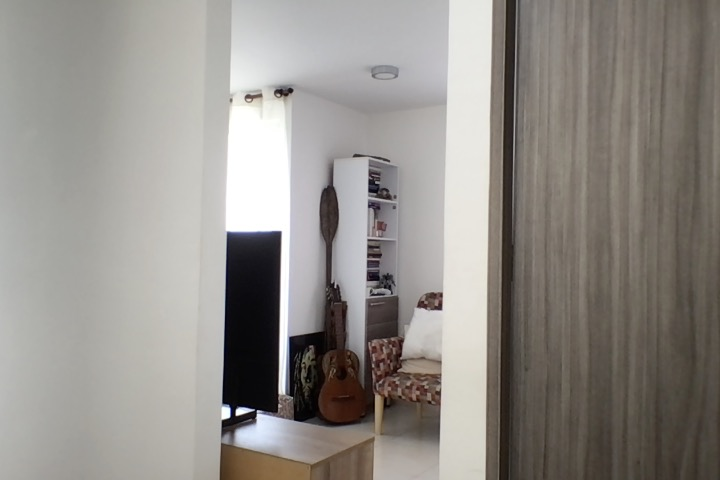
#> input picture foto_capturada1.jpg, 720 x 480 px, given in place of the camera
$ python colorInvisible.py
#> lines starting #> are read from the running program, lines starting #| are printed output that depends on the picture; after the words box and inside, x2 and y2 are one past the last pixel; in counts of white or black regions, pixels touching at a corner belong together
import cv2
import numpy as np

cap = cv2.VideoCapture()

bg = None

rojoBajo1 = np.array([0, 150, 40], np.uint8)
rojoAlto1 = np.array([8, 255, 255], np.uint8)
rojoBajo2 = np.array([170, 150, 40], np.uint8)
rojoAlto2 = np.array([180, 255, 255], np.uint8)

while True:

	ret, frame = cap.read()
#> frame is the input picture: shape (480, 720, 3); mean B, G, R 137.1, 142.2, 146.4
	if ret == False: break

	if bg is None:
		bg = frame

	frameHSV = cv2.cvtColor(frame, cv2.COLOR_BGR2HSV)
#> frameHSV: shape (480, 720, 3); mean H, S, V 37.5, 26.4, 147.1
	maskRojo1 = cv2.inRange(frameHSV, rojoBajo1, rojoAlto1)
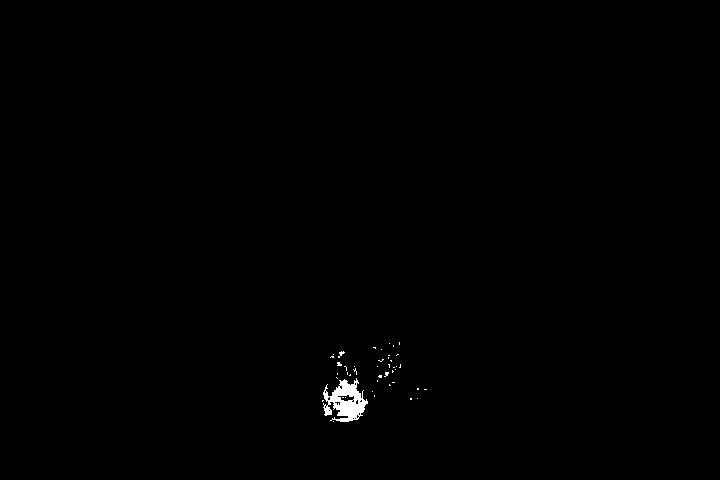
#> maskRojo1: shape (480, 720); 0.36% white; 44 white regions (42 under 20 px), largest, box (x1, y1, x2, y2) and area: (323, 378, 368, 422) 1074, (338, 351, 345, 358) 21
	maskRojo2 = cv2.inRange(frameHSV, rojoBajo2, rojoAlto2)
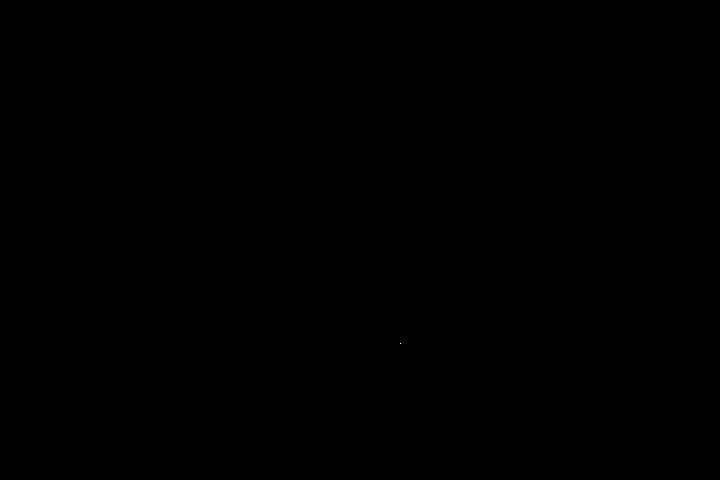
#> maskRojo2: shape (480, 720); 0% white in thin lines or dots, all inside (x1, y1, x2, y2) = (400, 343, 401, 344)
	mask = cv2.add(maskRojo1,maskRojo2)
	mask = cv2.medianBlur(mask, 13)
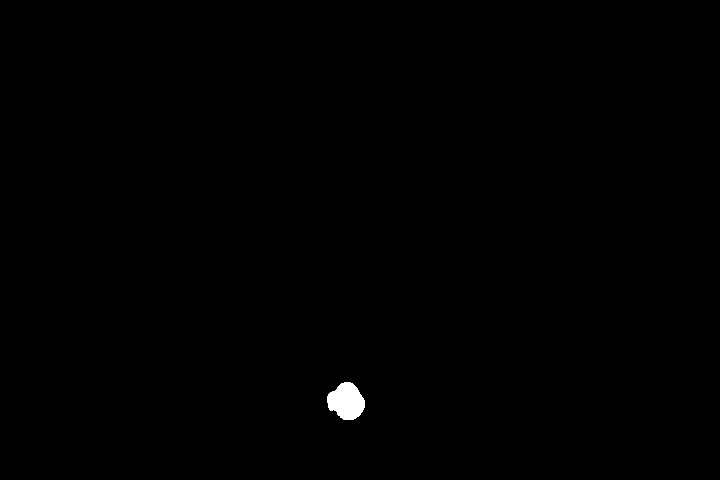
#> mask: shape (480, 720); 0.3% white; 1 white region, box (x1, y1, x2, y2) and area: (327, 382, 365, 420) 1038
	kernel = np.ones((5,5),np.uint8)
	mask = cv2.dilate(mask, kernel, iterations=2)
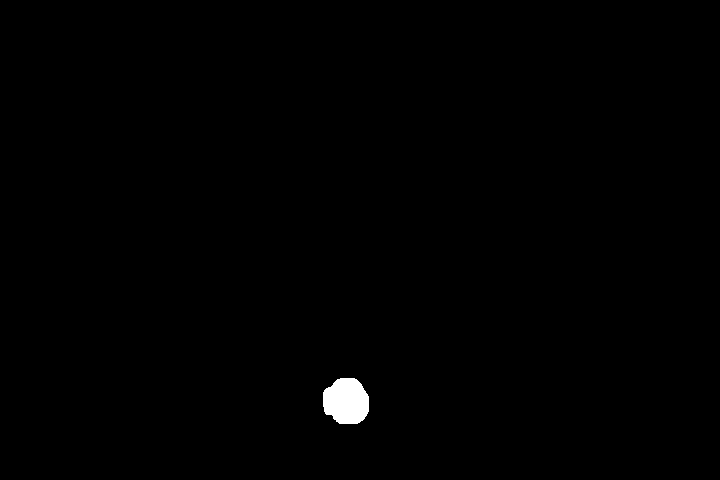
#> mask: shape (480, 720); 0.5% white; 1 white region, box (x1, y1, x2, y2) and area: (323, 378, 369, 424) 1711
	areaColor = cv2.bitwise_and(bg, bg, mask=mask)
	maskInv = cv2.bitwise_not(mask)
	sinAreaColor = cv2.bitwise_and(frame,frame,mask=maskInv)
	finalFrame = cv2.addWeighted(areaColor,1,sinAreaColor,1,0)
	cv2.imshow('Frame',frame)

	cv2.imshow('finalFrame',finalFrame)
	if cv2.waitKey(1) & 0xFF == ord('q'):
#> (key q is pressed here)
		break

cap.release()
cv2.destroyAllWindows()

#Fast Soft Color Segmentation
